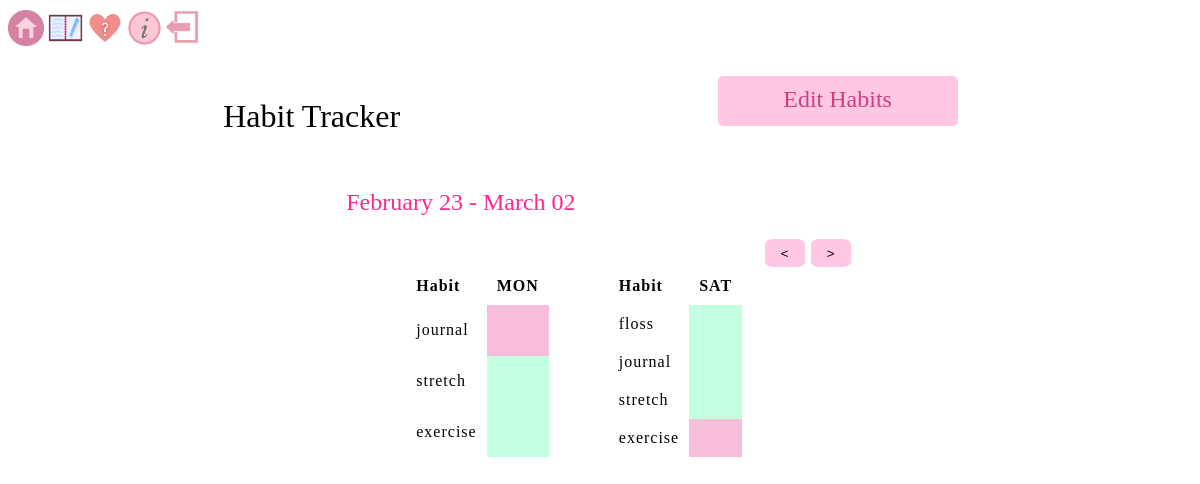
The app's page /habittracker (signed in), older data.
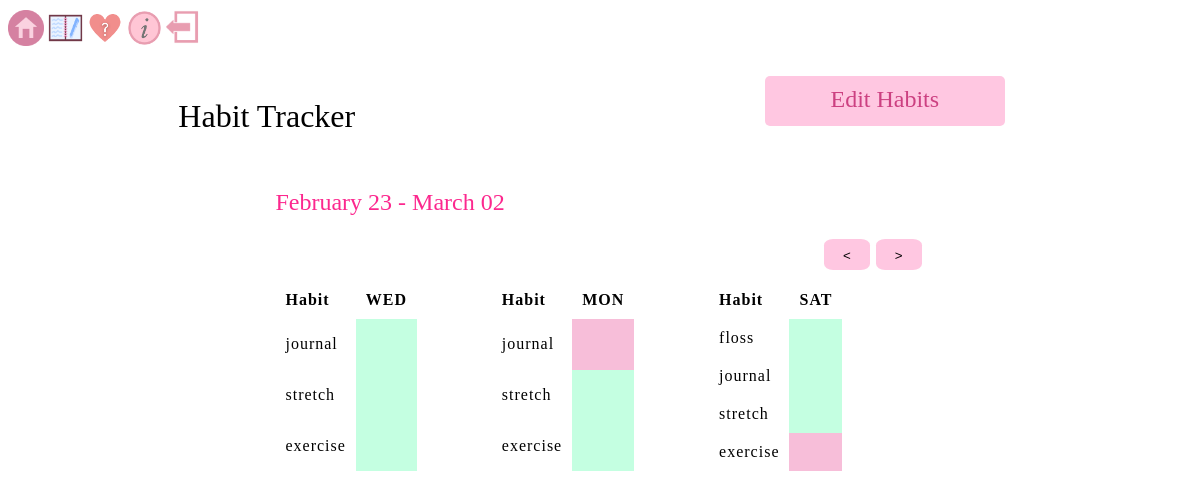
The same page, newer data.
### app/models.py (models this page shows, shortened)
class Habit(db.Model):
    id = db.Column(db.Integer, primary_key=True)
    habit_name = db.Column(db.String(50), unique=False, nullable=False)
    habit_done = db.Column(db.Boolean, default=False, nullable=False)
    user_id = db.Column(db.Integer, db.ForeignKey('user.id'), nullable=False)
    date = db.Column(db.Date, nullable=False, default=date.today())

### app/routes.py (the view)
@app.route("/habittracker")
@login_required
def habittracker():
    todays_date= date.today()
    lastweek= todays_date - timedelta(days=7)
    habit0 = Habit.query.filter_by(user_id=current_user.id, date=todays_date)
    if habit0.first() is None:
        habit0= 'Null'
    habit1 = Habit.query.filter_by(user_id=current_user.id, date=todays_date-timedelta(days=1))
    if habit1.first() is None:
        habit1= 'Null'
    habit2 = Habit.query.filter_by(user_id=current_user.id, date=todays_date-timedelta(days=2))
    if habit2.first() is None:
        habit2= 'Null'
    habit3 = Habit.query.filter_by(user_id=current_user.id, date=todays_date-timedelta(days=3))
    if habit3.first() is None:
        habit3= 'Null'
    habit4 = Habit.query.filter_by(user_id=current_user.id, date=todays_date-timedelta(days=4))
    if habit4.first() is None:
        habit4= 'Null'
    habit5 = Habit.query.filter_by(user_id=current_user.id, date=todays_date-timedelta(days=5))
    if habit5.first() is None:
        habit5= 'Null'
    habit6 = Habit.query.filter_by(user_id=current_user.id, date=todays_date-timedelta(days=6))
    if habit6.first() is None:
        habit6= 'Null'
    return render_template("habittracker.html", todays_date=todays_date, lastweek=lastweek, habit1=habit1, habit2=habit2, habit3=habit3, habit4=habit4, habit5=habit5, habit6=habit6, habit0=habit0, title="Habit Tracker")

### app/models.py (called while the page is built)
@login_manager.user_loader
def load_user(user_id):
    return User.query.get(int(user_id))

### app/templates/habittracker.html (shortened to what this page needs)
<!doctype html>
<html lang="en">
    <head>
        <link rel="stylesheet" href="static\habit.css">
        <div>
            <a class="nav-link" href="/mainpage"><img src="static\images\home.png " width="3%"></a>
            <a class="nav-link" href="/journal"><img src="static\images\journal_icon.png " width="3%"></a>
            <a class="nav-link" href="/moodtracker"><img src="static\images\moodtracker_icon.png " width="3%"></a>
            <a class="nav-link" href="/info"><img src="static\images\information_icon.png " width="3%"></a>
            <a class="nav-link" href="/"><img src="static\images\logout_icon.png " width="3%"></a>
        </div>
    </head>
    <body >
        <div class="container">
            <a id="habit_button" href="/habit_update">Edit Habits</a>
            <h1> Habit Tracker </h1>
            <div id="week">
                <h2>{{ lastweek.strftime("%B %d") }} - {{ todays_date.strftime("%B %d") }}</h2>
                <form action= "/nexthabittracker" method="POST" id="nextButton" >
                    <input type="submit" value=">">
                </form>
                <form action= "/prevhabittracker" method="POST" id="backButton" >
                    <input type="submit" value="<">
                </form>
                <div class="days">
                    {% if habit0 != 'Null' %}
                        <table class="sun">
                            <thead>
                                <tr>
                                    <th scope="col" style="text-align: left;">Habit</th>
                                    <th scope="col">{{ habit0[0].date.strftime("%a")|upper }}   </th>
                                </tr>
                            </thead><br/>
                            <tbody>
                                {% for habit in habit0 %}
                                    <tr>
                                        <td scope="row" id="habit"> {{ habit.habit_name }}  </td>
                                        {% if habit.habit_done == True %}
                                            <td id ="habit0t"></td>
                                        {% endif %}
                                    </tr>
                                {% endfor %}
                            </tbody>
                        </table>
                    {% endif %}
                    {% if habit2 != 'Null' %}
                        <table class="tue">
                            <thead>
                                <tr>
                                    <th scope="col" style="text-align: left;">Habit</th>
                                    <th  scope="col"> {{ habit2[0].date.strftime("%a")|upper  }} </th>
                                </tr>
                            </thead><br/>
                            <tbody>
                                {% for habit in habit2 %}
                                    <tr>
                                        <td scope="row" id="habit"> {{ habit.habit_name }}  </td>
                                        {% if habit.habit_done == True %}
                                            <td id ="habit2t"></td>
                                        {% elif habit.habit_done == False %}
                                            <td id ="habit2f"></td>
                                        {% endif %}
                                    </tr>
                                {% endfor %}
                            </tbody>
                        </table>
                    {% endif %}
                    {% if habit4 != 'Null' %}
                        <table class="thu">
                            <thead>
                                <tr>
                                    <th scope="col" style="text-align: left;">Habit</th>
                                    <th  scope="col"> {{ habit4[0].date.strftime("%a")|upper }}</th>
                                </tr>
                            </thead><br/>
                            <tbody>
                                {% for habit in habit4 %}
                                    <tr>
                                        <td scope="row" id="habit"> {{ habit.habit_name }}  </td>
                                        {% if habit.habit_done == True %}
                                            <td id ="habit4t"></td>
                                        {% elif habit.habit_done == False %}
                                            <td id ="habit4f"></td>
                                        {% endif %}
                                    </tr>
                                {% endfor %}
                            </tbody>
                        </table>
                    {% endif %}
                </div>
            </div>
        </div>
    </body>
</html>

### app/static/habit.css (style rules this page uses)
body { font-family: serif; }
.container { display: grid; width: fixed; height: fixed; margin: 2%; display: grid; padding: 3px; grid-gap: 10px; grid-template-areas: "title blank edit" "habits habits habits" }
h1 { grid-area: title; font-weight: normal; overflow: auto; height: 40px; text-align: right; padding-right: 5%; }
input[type="submit"] { background: none; border: none; }
#habit_button { grid-area: edit; overflow: auto; height: 30px; width: 220px; background: rgb(255, 199, 225); color: rgb(204, 64, 129); font-size: x-large; padding: 10px; margin: 0px; text-align: center; border-radius: 5px; text-decoration: none; }
#week { justify-self: center; grid-area: habits; overflow: auto; min-height: 200px; min-width: 60px; max-width: 80vw; }
h2 { color: #FC288E; font-weight: normal; }
td, th { padding: 10px; }
table { letter-spacing: 1px; border-collapse: collapse; }
#backButton, #nextButton { float: right; padding-top: 1%; padding-bottom: 1%; padding-left: 2%; padding-right: 2%; border-radius: 20%; background-color: rgb(255, 199, 225); color: white; margin: 3px; }
.days { width: fixed; height: fixed; margin-top: 10%; display: grid; grid-gap: 30px; grid-template-areas: "sun mon tue wed thu fri sat" }
.sun { grid-area: sun; overflow: auto; width: 100px; }
.tue { grid-area: tue; overflow: auto; width: 100px; }
.thu { grid-area: thu; overflow: auto; width: 100px; }

### app/templates/habittracker.html (style rules this page uses)
#habit0t { background-color: #C4FFE1; }
#habit2f { background-color: #F7BED9; }
#habit2t { background-color: #C4FFE1; }
#habit4t { background-color: #C4FFE1; }
#habit4f { background-color: #F7BED9; }

Row changes from the older to the newer data that the page shows:
added Habit: date "WED", habit_name "journal", habit_done True (drawn), shown under "February 23 - March 02"
added Habit: habit_name "stretch", habit_done True (drawn), shown under "February 23 - March 02"
added Habit: habit_name "exercise", habit_done True (drawn), shown under "February 23 - March 02"
Text that changed along with them:
text now shown: "Habit"
